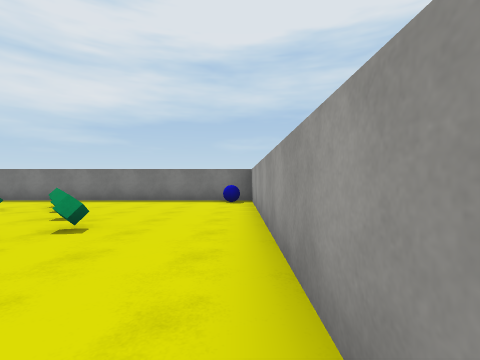
[1] (above)

19 first-person views from a walk through a 3-D level made in the Unity game engine. The camera is 1.3 m above the floor, looks level and sees 85° across. The floor is counted in squares, 2 m on a side. Each view is taken from the middle of a square. On the plan, view 1 faces up. The plan holds only what a view shows up to about 9 squares ahead; the rest is blank. The place goes on beyond the plan. The player is left out. Surface patterns are stand-ins for the level's own textures.

[2]
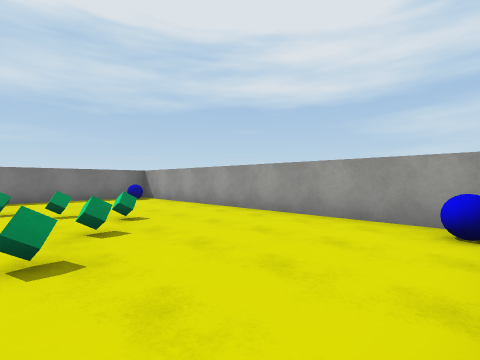

[3]
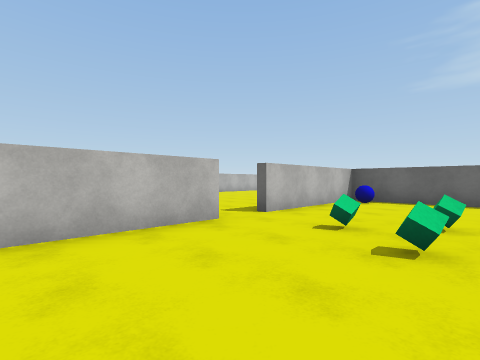

[4]
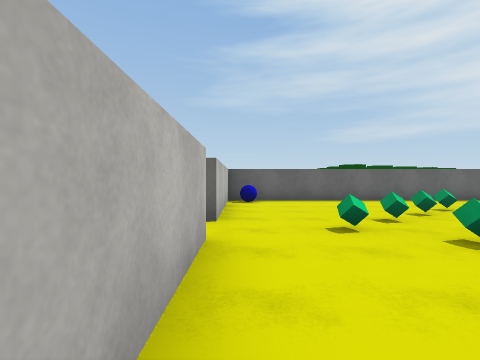

[5]
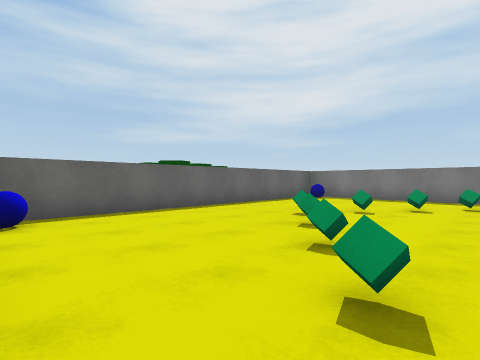

[6]
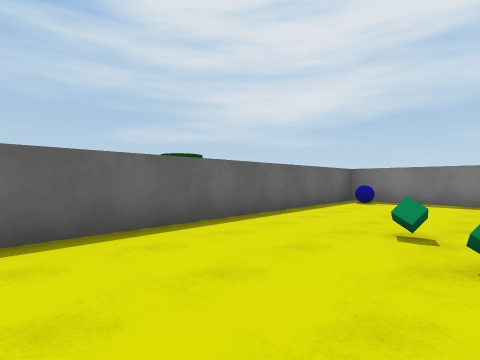

[7]
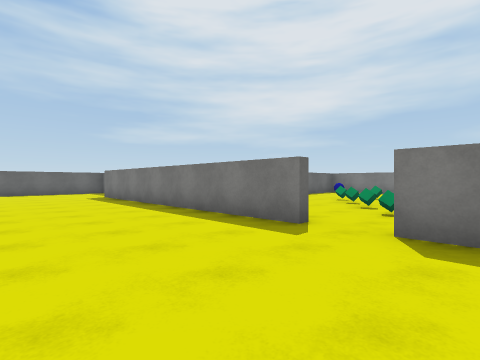

[8]
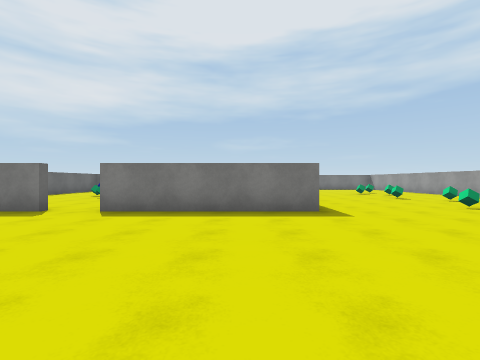

[9]
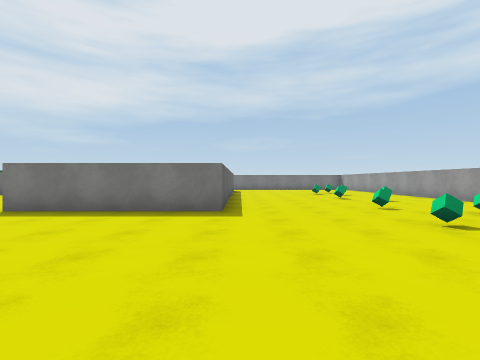

[10]
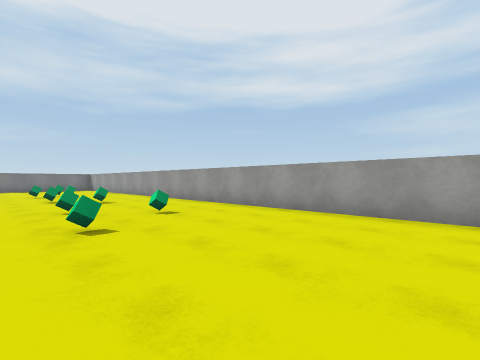

[11]
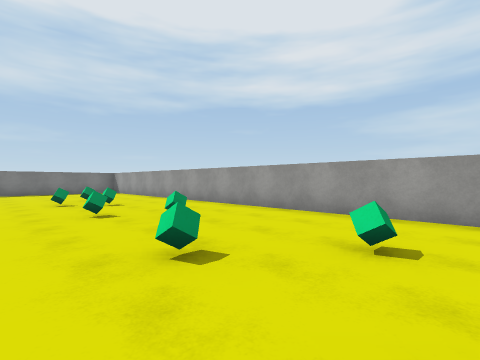

[12]
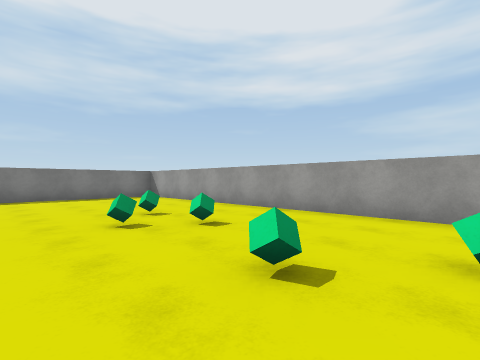

[13]
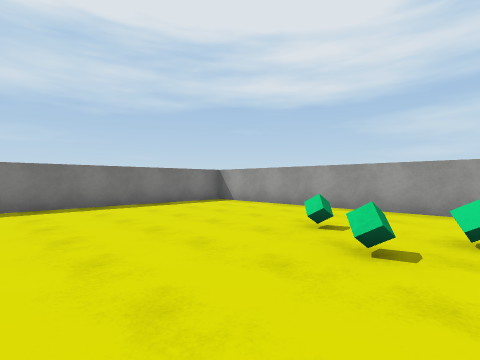

[14]
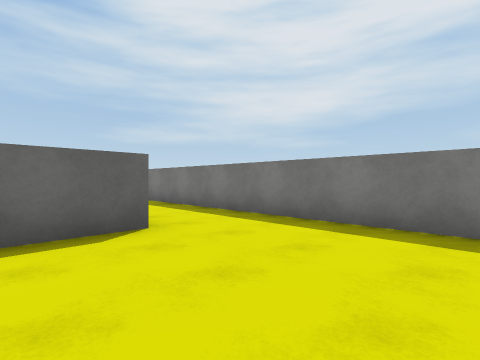

[15]
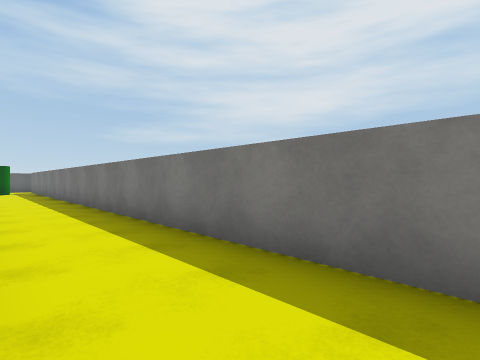

[16]
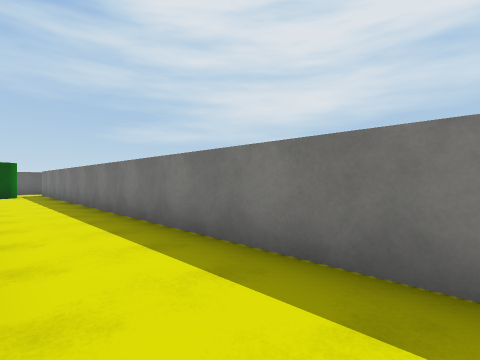

[17]
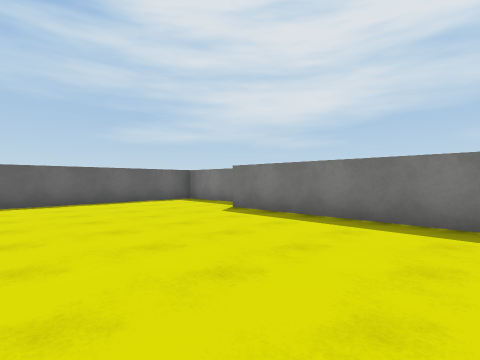

[18]
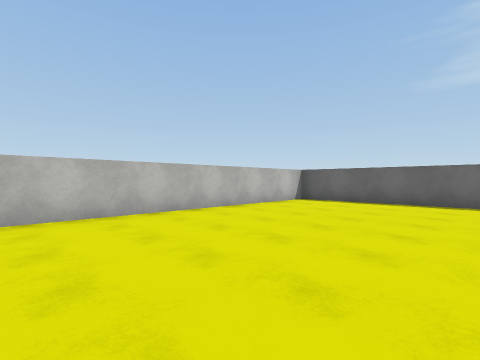

[19]
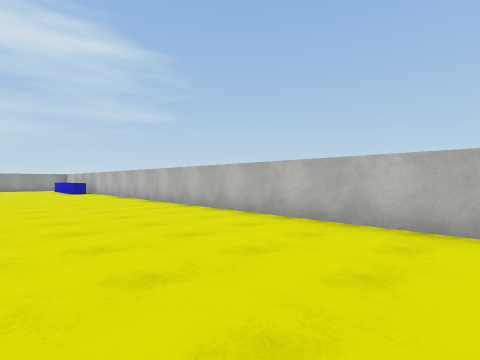

### Floor plan
Points are (right, up) in squares from view 1. A wall is a line through its corners. A room is listed if a view was taken in it or the views show most of it. See-through windows are left out.
Room 1 (views 1, 2, 3, 4, 5, 6)
walls: (-3.9, -1.4) (-1.1, -1.4); (0.4, -0.6) (0.4, 7.4); (-8.1, -1.4) (-5.1, -1.4); (-0.4, 8.4) (-8.5, 8.4); (-9.4, 7.4) (-9.4, -0.6)
ways out: opening at (-4, -2) to room 2
objects: other object (-9, -1); cube (-7, 3); cube (-6, 2); cube (-6, 4); cube (-5, 1); cube (-5, 5); cube (-4, 0); cube (-4, 1); other object (-4, 5); cube (-4, 6); cube (-3, 2); cube (-3, 4); cube (-2, 3); other object (0, -1)
Room 2 (views 7, 8, 9, 10, 11, 12, 13, 14, 15, 16, 17, 18, 19)
walls: (-5.1, -1.6) (-13.6, -1.6); (0.6, 1.4) (0.6, -1.6) (-3.9, -1.6); (7.9, -6.9) (7.9, 10.9) (-8.6, 10.9); (-14.6, -0.6) (-16.4, -0.6); (-16.9, -1.1) (-16.9, -8.9) (-2.1, -8.9)
ways out: opening at (-4, -2) to room 1; opening at (-8, 9.5)
objects: other object (0, 8); cube (4, -3); cube (4, -1); cube (4, 2); cube (4, 5); cube (5, 1); cube (5, 4); cube (5, 6); cube (6, -2)

Where each view was taken, in squares from view 1:
view 1: 0 up, 0 right, facing up
view 2: 1 down, 4 left, facing up-right
view 3: 2 up, 1 left, facing down-left
view 4: 1 down, 1 left, facing left
view 5: 1 down, 4 left, facing up-left
view 6: 0 up, 6 left, facing up-left
view 7: 5 down, 3 left, facing up-left
view 8: 7 down, 1 left, facing up
view 9: 7 down, 1 right, facing up
view 10: 7 down, 3 right, facing up-right
view 11: 3 down, 3 right, facing up-right
view 12: 1 up, 3 right, facing up-right
view 13: 4 up, 2 right, facing up-right
view 14: 7 up, 4 right, facing up-left
view 15: 9 up, 1 right, facing up-left
view 16: 9 up, 2 left, facing up-left
view 17: 6 down, 9 left, facing up-left
view 18: 4 down, 9 left, facing down-left
view 19: 5 down, 11 left, facing down-right
